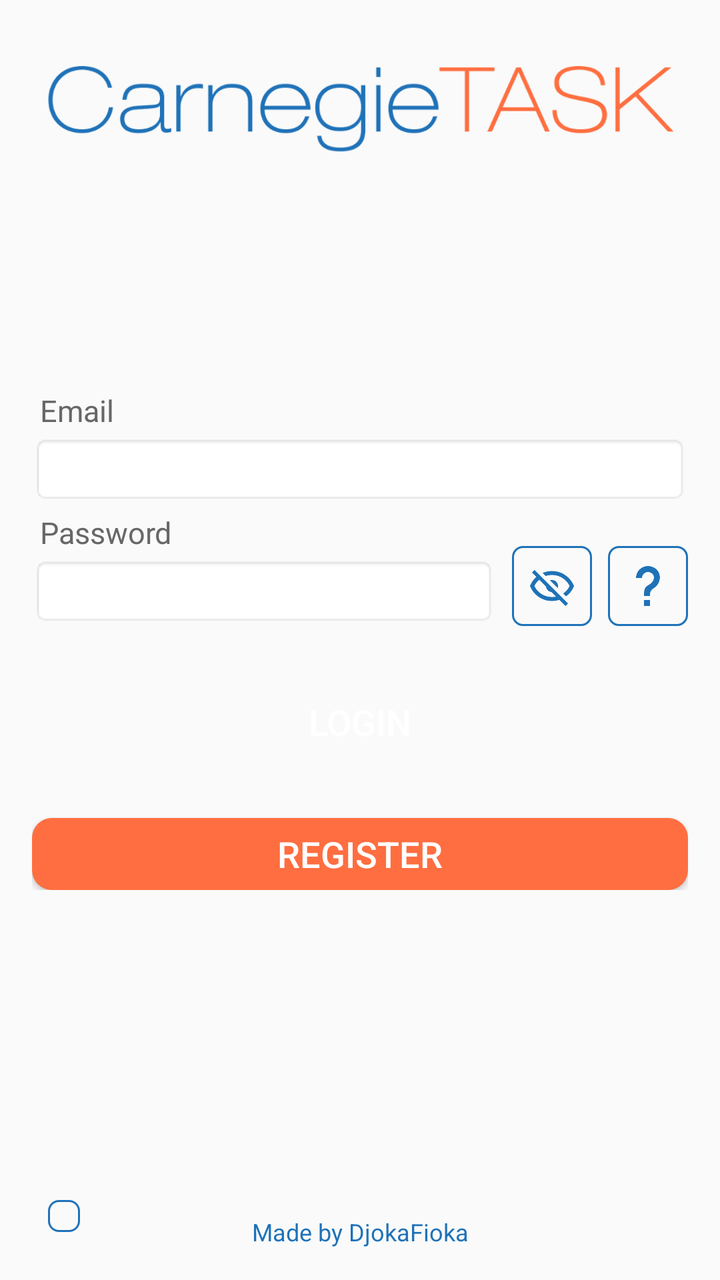
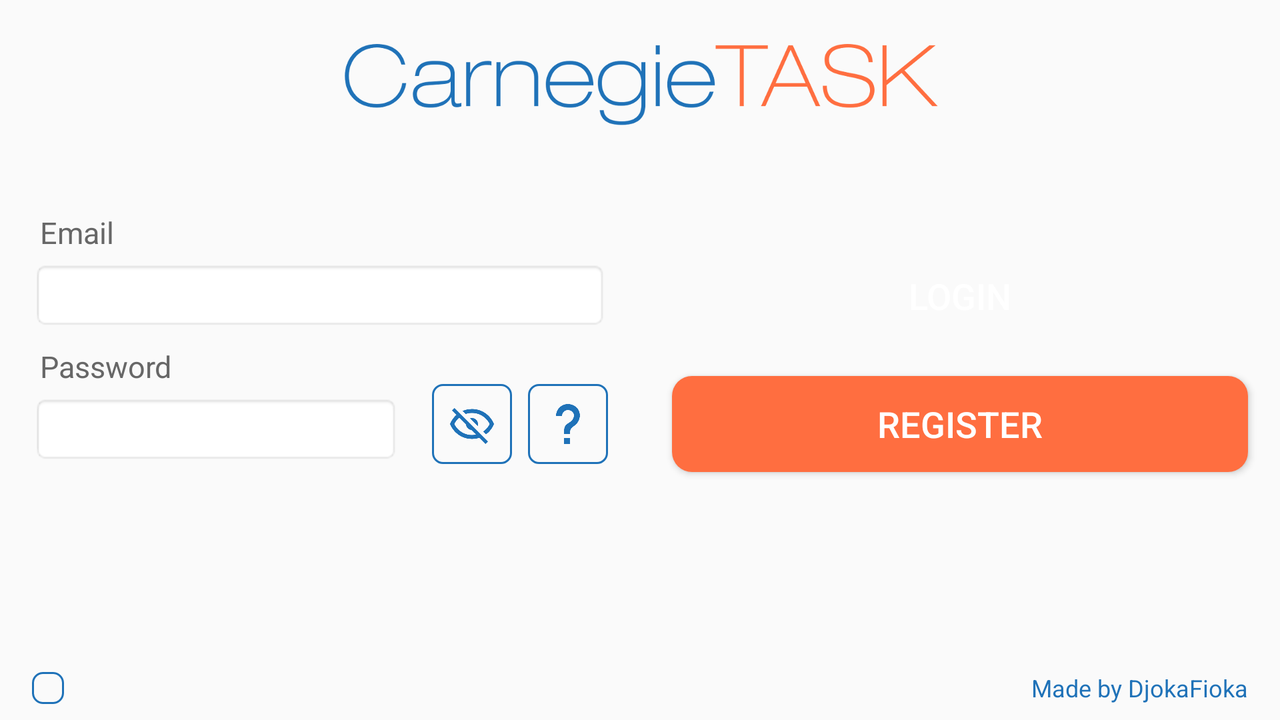

One screen, two layout resources from the same app: the default and the author's alternative for another configuration. Each is rendered where Android would select it; the XML of both is given below.
<!-- AndroidManifest.xml: application theme AppTheme -->
<!-- res/layout/fragment_login.xml -->
<?xml version="1.0" encoding="utf-8"?>
<RelativeLayout xmlns:android="http://schemas.android.com/apk/res/android"
    android:layout_width="match_parent"
    android:layout_height="match_parent"
    xmlns:app="http://schemas.android.com/apk/res-auto"
    android:orientation="vertical"
    android:padding="16dp">

    <ImageView
        android:layout_width="match_parent"
        android:layout_height="72dp"
        android:scaleType="fitCenter"
        android:layout_gravity="center"
        android:contentDescription="@string/logo"
        android:src="@drawable/ic_about"
        android:layout_alignParentTop="true"
        />

    <LinearLayout
        android:layout_width="match_parent"
        android:layout_height="wrap_content"
        android:orientation="vertical"
        android:layout_marginTop="16dp"
        android:layout_centerInParent="true">

        <TextView
            android:layout_width="match_parent"
            android:layout_height="wrap_content"
            android:layout_marginLeft="4dp"
            android:text="@string/email"
            android:textColor="@color/darker_gray"
            android:textSize="15dp"
            />

        <EditText
            android:id="@+id/txt_email"
            android:layout_width="match_parent"
            android:layout_height="wrap_content"
            android:layout_marginTop="2dp"
            android:background="@android:drawable/editbox_background_normal"
            android:gravity="top"
            android:maxLength="100"
            android:textColor="@android:color/black"
            android:textSize="17dp"
            android:inputType="textEmailAddress"/>

        <LinearLayout
            android:layout_width="match_parent"
            android:layout_height="wrap_content"
            android:orientation="horizontal"
            android:layout_marginTop="4dp">

            <LinearLayout
                android:layout_width="0dp"
                android:layout_height="wrap_content"
                android:orientation="vertical"
                android:layout_weight="1">

                <TextView
                    android:layout_width="match_parent"
                    android:layout_height="wrap_content"
                    android:layout_marginLeft="4dp"
                    android:text="@string/password"
                    android:textColor="@color/darker_gray"
                    android:textSize="15dp"
                    />

                <EditText
                    android:id="@+id/txt_password"
                    android:layout_width="match_parent"
                    android:layout_height="wrap_content"
                    android:layout_marginTop="2dp"
                    android:background="@android:drawable/editbox_background_normal"
                    android:gravity="top"
                    android:maxLength="100"
                    android:textColor="@android:color/black"
                    android:textSize="17dp"
                    android:inputType="textPassword"/>
            </LinearLayout>

            <ImageView
                android:id="@+id/img_show_hide_pass"
                android:layout_width="wrap_content"
                android:layout_height="wrap_content"
                android:layout_marginEnd="8dp"
                android:layout_marginRight="8dp"
                android:layout_marginLeft="8dp"
                android:layout_marginStart="8dp"
                android:background="@drawable/round_outline_border"
                android:scaleType="fitCenter"
                android:layout_gravity="bottom"
                app:srcCompat="@drawable/vd_eye_off" />

            <ImageView
                android:id="@+id/img_forgotten_pass"
                android:layout_width="wrap_content"
                android:layout_height="wrap_content"
                android:layout_gravity="bottom"
                android:scaleType="fitCenter"
                android:background="@drawable/round_outline_border"
                app:srcCompat="@drawable/vd_question_mark" />
        </LinearLayout>


        <Button
            android:id="@+id/btn_login"
            style="@style/PositiveButton"
            android:layout_width="match_parent"
            android:layout_height="wrap_content"
            android:layout_marginTop="24dp"
            android:text="@string/login"
            android:textSize="18dp"/>

        <Button
            android:id="@+id/btn_register"
            style="@style/AccentButton"
            android:layout_width="match_parent"
            android:layout_height="wrap_content"
            android:layout_marginTop="24dp"
            android:minHeight="36dp"
            android:text="@string/register"
            android:textSize="18dp"/>

    </LinearLayout>

    <TextView
        android:layout_width="match_parent"
        android:layout_height="wrap_content"
        android:layout_marginTop="24dp"
        android:text="Made by DjokaFioka"
        android:gravity="center"
        android:textColor="@color/colorPrimary"
        android:textSize="12dp"
        android:layout_alignParentBottom="true"
        />

    <ImageView
        android:id="@+id/img_settings"
        android:layout_width="wrap_content"
        android:layout_height="wrap_content"
        android:layout_marginStart="8dp"
        android:layout_marginLeft="8dp"
        android:layout_marginBottom="8dp"
        android:contentDescription="@string/menu_settings"
        android:layout_alignParentBottom="true"
        android:background="@drawable/round_outline_border"
        app:srcCompat="@drawable/vd_settings_24"
        app:tint="@color/colorPrimary"/>

</RelativeLayout>
<!-- resources referenced by this layout -->
<resources>
  <color name="colorPrimary">#1f72b8</color>
  <color name="darker_gray">#676767</color>
  <!-- drawable round_outline_border (drawable) -->
  <?xml version="1.0" encoding="UTF-8"?>
  <shape xmlns:android="http://schemas.android.com/apk/res/android" android:shape="rectangle">
      <corners android:radius="5dp"/>
      <padding android:left="8dp" android:right="8dp" android:top="8dp" android:bottom="8dp"/>
      <stroke android:width="1dp" android:color="@color/colorPrimary"/>
  </shape>
  <string name="email">Email</string>
  <string name="login">Login</string>
  <string name="logo">Logo</string>
  <string name="menu_settings">Settings</string>
  <string name="password">Password</string>
  <string name="register">Register</string>
  <style name="AccentButton">
          <item name="android:background">@drawable/accent_button_background</item>
          <item name="android:textColor">@android:color/white</item>
      </style>
  <style name="PositiveButton">
          <item name="android:background">@drawable/positive_button_background</item>
          <item name="android:textColor">@android:color/white</item>
      </style>
  <style name="AppTheme" parent="Theme.AppCompat.Light.NoActionBar">
          
          <item name="colorPrimary">@color/colorPrimary</item>
          <item name="colorPrimaryDark">@color/colorPrimaryDark</item>
          <item name="colorAccent">@color/colorAccent</item>
      </style>
  <!-- drawable accent_button_background (drawable) -->
  <?xml version="1.0" encoding="utf-8"?>
  <selector xmlns:android="http://schemas.android.com/apk/res/android">
      <item android:state_enabled="false" android:drawable="@drawable/accent_button_disabled" />
      <item android:state_pressed="true" android:state_enabled="true" android:drawable="@drawable/accent_button_pressed" />
      <item android:state_enabled="true" android:drawable="@drawable/accent_button_default" />
  </selector>
  <color name="colorPrimaryDark">#1a6099</color>
  <color name="colorAccent">#FF6E40</color>
  <!-- drawable accent_button_disabled (drawable) -->
  <?xml version="1.0" encoding="utf-8"?>
  <shape xmlns:android="http://schemas.android.com/apk/res/android" android:shape="rectangle">
      <corners android:radius="10dp" />
      <solid android:color="@color/darker_gray_semi_transparent"/>
      <padding android:bottom="5dp" android:top="5dp" android:left="5dp" android:right="5dp"/>
  </shape>
  <!-- drawable accent_button_pressed (drawable) -->
  <?xml version="1.0" encoding="utf-8"?>
  <shape xmlns:android="http://schemas.android.com/apk/res/android" android:shape="rectangle">
      <corners android:radius="10dp" />
      <solid android:color="@color/colorAccentDark"/>
      <padding android:bottom="5dp" android:top="5dp" android:left="5dp" android:right="5dp"/>
  </shape>
  <!-- drawable accent_button_default (drawable) -->
  <?xml version="1.0" encoding="utf-8"?>
  <shape xmlns:android="http://schemas.android.com/apk/res/android" android:shape="rectangle">
      <corners android:radius="10dp" />
      <solid android:color="@color/colorAccent"/>
      <padding android:bottom="5dp" android:top="5dp" android:left="5dp" android:right="5dp"/>
  </shape>
  <!-- drawable positive_button_pressed (drawable) -->
  <?xml version="1.0" encoding="utf-8"?>
  <shape xmlns:android="http://schemas.android.com/apk/res/android" android:shape="rectangle">
      <corners android:radius="10dp" />
      <solid android:color="@color/colorPrimaryDark"/>
      <padding android:bottom="5dp" android:top="5dp" android:left="5dp" android:right="5dp"/>
  </shape>
  <!-- drawable positive_button_default (drawable) -->
  <?xml version="1.0" encoding="utf-8"?>
  <shape xmlns:android="http://schemas.android.com/apk/res/android" android:shape="rectangle">
      <corners android:radius="10dp" />
      <solid android:color="@color/colorPrimary"/>
      <padding android:bottom="5dp" android:top="5dp" android:left="5dp" android:right="5dp"/>
  </shape>
  <color name="darker_gray_semi_transparent">#66676767</color>
  <color name="colorAccentDark">#FF2C00</color>
</resources>
<!-- res/layout-land/fragment_login.xml (the author's variant of the layout above) -->
<!-- drawn on the phone turned sideways -->
<?xml version="1.0" encoding="utf-8"?>
<androidx.constraintlayout.widget.ConstraintLayout xmlns:android="http://schemas.android.com/apk/res/android"
    xmlns:app="http://schemas.android.com/apk/res-auto"
    xmlns:tools="http://schemas.android.com/tools"
    android:layout_width="match_parent"
    android:layout_height="match_parent">

    <Button
        android:id="@+id/btn_login"
        style="@style/PositiveButton"
        android:layout_width="0dp"
        android:layout_height="wrap_content"
        android:layout_marginStart="16dp"
        android:layout_marginLeft="16dp"
        android:layout_marginEnd="16dp"
        android:layout_marginRight="16dp"
        android:layout_marginBottom="8dp"
        android:text="@string/login"
        android:textSize="18dp"
        app:layout_constraintBottom_toTopOf="@+id/guid_horiz"
        app:layout_constraintEnd_toEndOf="parent"
        app:layout_constraintStart_toStartOf="@+id/guid_vert" />

    <Button
        android:id="@+id/btn_register"
        style="@style/AccentButton"
        android:layout_width="0dp"
        android:layout_height="wrap_content"
        android:layout_marginTop="8dp"
        android:text="@string/register"
        android:textSize="18dp"
        app:layout_constraintEnd_toEndOf="@+id/btn_login"
        app:layout_constraintStart_toStartOf="@+id/btn_login"
        app:layout_constraintTop_toTopOf="@+id/guid_horiz" />


    <EditText
        android:id="@+id/txt_email"
        android:layout_width="0dp"
        android:layout_height="wrap_content"
        android:layout_marginEnd="16dp"
        android:layout_marginRight="16dp"
        android:layout_marginBottom="8dp"
        android:background="@android:drawable/editbox_background_normal"
        android:gravity="top"
        android:inputType="textEmailAddress"
        android:maxLength="100"
        android:textColor="@android:color/black"
        android:textSize="17dp"
        app:layout_constraintBottom_toTopOf="@+id/textView2"
        app:layout_constraintEnd_toStartOf="@+id/guid_vert"
        app:layout_constraintStart_toStartOf="@+id/txt_password" />

    <EditText
        android:id="@+id/txt_password"
        android:layout_width="0dp"
        android:layout_height="wrap_content"
        android:layout_marginStart="16dp"
        android:layout_marginLeft="16dp"
        android:layout_marginEnd="16dp"
        android:layout_marginRight="16dp"
        android:background="@android:drawable/editbox_background_normal"
        android:gravity="top"
        android:inputType="textPassword"
        android:maxLength="100"
        android:textColor="@android:color/black"
        android:textSize="17dp"
        app:layout_constraintBottom_toBottomOf="@+id/img_show_hide_pass"
        app:layout_constraintEnd_toStartOf="@+id/img_show_hide_pass"
        app:layout_constraintStart_toStartOf="parent" />

    <ImageView
        android:layout_width="0dp"
        android:layout_height="48dp"
        android:layout_alignParentTop="true"
        android:layout_gravity="center"
        android:layout_marginStart="32dp"
        android:layout_marginLeft="32dp"
        android:layout_marginTop="16dp"
        android:layout_marginEnd="32dp"
        android:layout_marginRight="32dp"
        android:contentDescription="@string/logo"
        android:scaleType="fitCenter"
        android:src="@drawable/ic_about"
        app:layout_constraintEnd_toEndOf="parent"
        app:layout_constraintStart_toStartOf="parent"
        app:layout_constraintTop_toTopOf="parent" />

    <ImageView
        android:id="@+id/img_settings"
        android:layout_width="wrap_content"
        android:layout_height="wrap_content"
        android:layout_alignParentBottom="true"
        android:layout_marginStart="16dp"
        android:layout_marginLeft="16dp"
        android:layout_marginBottom="8dp"
        android:background="@drawable/round_outline_border"
        android:contentDescription="@string/menu_settings"
        app:layout_constraintBottom_toBottomOf="parent"
        app:layout_constraintStart_toStartOf="parent"
        app:srcCompat="@drawable/vd_settings_24"
        app:tint="@color/colorPrimary" />


    <ImageView
        android:id="@+id/img_show_hide_pass"
        android:layout_width="wrap_content"
        android:layout_height="wrap_content"
        android:layout_gravity="bottom"
        android:layout_marginEnd="8dp"
        android:layout_marginRight="8dp"
        android:background="@drawable/round_outline_border"
        android:scaleType="fitCenter"
        app:layout_constraintEnd_toStartOf="@+id/img_forgotten_pass"
        app:layout_constraintTop_toTopOf="@+id/img_forgotten_pass"
        app:srcCompat="@drawable/vd_eye_off" />

    <ImageView
        android:id="@+id/img_forgotten_pass"
        android:layout_width="wrap_content"
        android:layout_height="wrap_content"
        android:layout_gravity="bottom"
        android:layout_marginTop="8dp"
        android:layout_marginEnd="16dp"
        android:layout_marginRight="16dp"
        android:background="@drawable/round_outline_border"
        android:scaleType="fitCenter"
        app:layout_constraintBottom_toBottomOf="@+id/btn_register"
        app:layout_constraintEnd_toStartOf="@+id/guid_vert"
        app:layout_constraintTop_toTopOf="@+id/guid_horiz"
        app:srcCompat="@drawable/vd_question_mark" />

    <TextView
        android:id="@+id/textView2"
        android:layout_width="wrap_content"
        android:layout_height="wrap_content"
        android:layout_marginStart="4dp"
        android:layout_marginLeft="4dp"
        android:layout_marginBottom="4dp"
        android:text="@string/password"
        android:textColor="@color/darker_gray"
        android:textSize="15dp"
        app:layout_constraintBottom_toTopOf="@+id/txt_password"
        app:layout_constraintStart_toStartOf="@+id/txt_password" />

    <TextView
        android:id="@+id/textView"
        android:layout_width="wrap_content"
        android:layout_height="wrap_content"
        android:layout_marginBottom="4dp"
        android:text="@string/email"
        android:textColor="@color/darker_gray"
        android:textSize="15dp"
        app:layout_constraintBottom_toTopOf="@+id/txt_email"
        app:layout_constraintStart_toStartOf="@+id/textView2" />

    <TextView
        android:layout_width="0dp"
        android:layout_height="wrap_content"
        android:layout_alignParentBottom="true"
        android:layout_marginEnd="16dp"
        android:layout_marginRight="16dp"
        android:layout_marginBottom="8dp"
        android:gravity="center"
        android:text="Made by DjokaFioka"
        android:textColor="@color/colorPrimary"
        android:textSize="12dp"
        app:layout_constraintBottom_toBottomOf="parent"
        app:layout_constraintEnd_toEndOf="parent" />

    <androidx.constraintlayout.widget.Guideline
        android:id="@+id/guid_horiz"
        android:layout_width="wrap_content"
        android:layout_height="wrap_content"
        android:orientation="horizontal"
        app:layout_constraintGuide_percent="0.5" />

    <androidx.constraintlayout.widget.Guideline
        android:id="@+id/guid_vert"
        android:layout_width="wrap_content"
        android:layout_height="wrap_content"
        android:orientation="vertical"
        app:layout_constraintGuide_percent="0.5" />

</androidx.constraintlayout.widget.ConstraintLayout>
